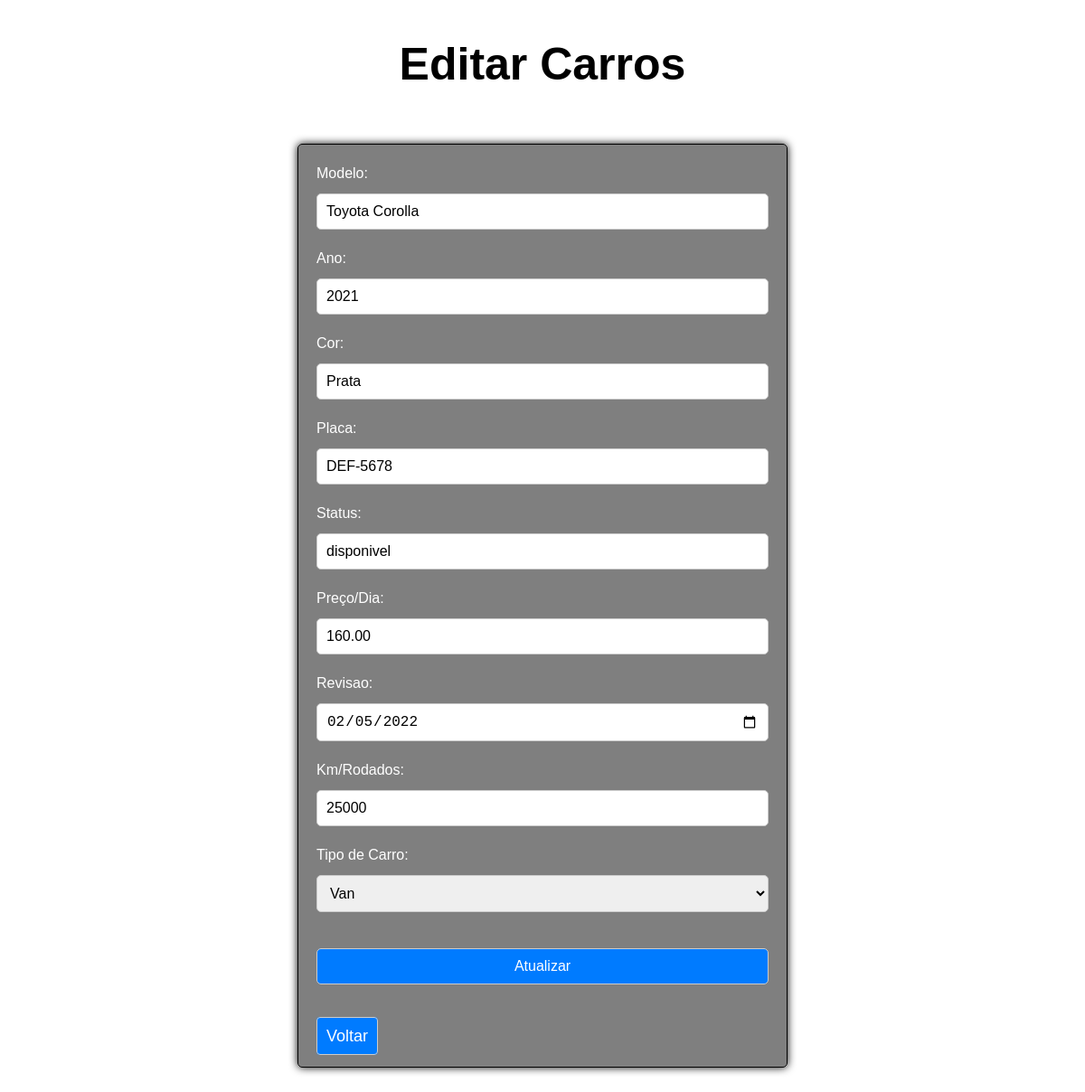
Page /editar_carros.php?id=2 on the committed database.
### tables this page shows
CREATE TABLE `carros` (
  `id` int NOT NULL,
  `modelo` varchar(255) NOT NULL,
  `id_tipo_carro` int DEFAULT NULL,
  `ano` int DEFAULT NULL,
  `cor` varchar(50) DEFAULT NULL,
  `placa` varchar(20) DEFAULT NULL,
  `status` enum('disponivel','alugado') DEFAULT 'disponivel',
  `preco_dia` decimal(10,2) DEFAULT NULL,
  `revisao` varchar(255) NOT NULL,
  `km_rodados` varchar(255) NOT NULL,
  `img` varchar(255) NOT NULL DEFAULT 'https://manuluize.com/wp-content/uploads/2016/11/Audi-R8.jpg',
  `excluido` tinyint(1) NOT NULL DEFAULT '0'
);

### editar_carros.php (the view, shortened to what this page needs)
<?php
if (isset($_GET['id'])) {
	$id = $_GET['id'];
	$sql = new mysqli('localhost', 'root', 'root', 'car_leasing');
	$consulta = $sql->query("SELECT c.modelo, c.ano, c.cor, c.placa, c.status, c.preco_dia, c.revisao, c.km_rodados, tc.nome 'tipo', c.id, tc.faixa_valor
				FROM carros c
				INNER JOIN tipo_carro tc ON c.id_tipo_carro = tc.id where c.id = $id");
	if ($consulta->num_rows == 1) {
		$linha = $consulta->fetch_assoc();
		$tipo_carro = $sql->query("SELECT * FROM tipo_carro");
	} else {
		header('Location: tabela_carros.php');
		exit;
	}
} else {
	header('Location: tabela_carros.php');
	exit;
}
?>
<!DOCTYPE html>
<html lang="pt-br">
<head>
</head>
<body>
	<h1>Editar Carros</h1>
	<form method="post">
		<label for="modelo">Modelo:</label>
		<input type="text" id="modelo" name="modelo" value="<?php echo $linha['modelo']; ?>">
		<label for="ano">Ano:</label>
		<input type="text" id="ano" name="ano" value="<?php echo $linha['ano']; ?>">
		<label for="cor">Cor:</label>
		<input type="text" id="cor" name="cor" value="<?php echo $linha['cor']; ?>">
		<label for="placa">Placa:</label>
		<input type="text" id="placa" name="placa" value="<?php echo $linha['placa']; ?>">
		<label for="status">Status:</label>
		<input type="text" id="status" name="status" value="<?php echo $linha['status']; ?>">
		<label for="preco_dia">Preço/Dia:</label>
		<input type="text" id="preco_dia" name="preco_dia" value="<?php echo $linha['preco_dia']; ?>">
		<label for="revisao">Revisao:</label>
		<input type="date" id="revisao" name="revisao" value="<?php echo $linha['revisao']; ?>">
		<label for="km_rodados">Km/Rodados:</label>
		<input type="text" id="km_rodados" name="km_rodados" value="<?php echo $linha['km_rodados']; ?>">
		<label for="tipo">Tipo de Carro:</label>
		<select name="tipo" id="tipo" required>
		<?php while ($tipo_carro_opcao = $tipo_carro->fetch_assoc()) { ?>
			<option value="<?php echo $tipo_carro_opcao['id']; ?>" <?php if ($linha['tipo'] == $tipo_carro_opcao['nome']) { echo "selected"; } ?>><?php echo $tipo_carro_opcao['nome']; ?></option>
		<?php } ?>
        </select>
		<input type="submit" name="submit" value="Atualizar">
		<br></br>
    <a href="tabela_carros.php">
      Voltar
    </a>
	</form>
</body>
</html>

### editar_carros.php (style rules this page uses)
body { background-image: url("https://quatrorodas.abril.com.br/wp-content/uploads/2020/03/renault-city_k-ze-2020-1600-02.jpg-e1585150040984.jpg?quality=70&strip=info&w=1280&h=720&crop=1"); background-size: cover; font-family: Arial, sans-serif; font-size: 16px; line-height: 1.5; margin: 0; padding: 0; }
form { margin: 50px auto; padding: 20px; border: 1px solid #000; max-width: 500px; background-color: rgba(0, 0, 0, 0.5); box-shadow: 0px 0px 10px 0px #000; border-radius: 5px; }
h1 { font-size: 50px; text-align: center; margin-bottom: 30px; }
label { color: #fff; display: block; margin-bottom: 10px; }
input, select { padding: 10px; font-size: 16px; border-radius: 5px; border: 1px solid #ccc; width: 100%; box-sizing: border-box; margin-bottom: 20px; }
input[type="submit"] { background-color: #007bff; color: white; cursor: pointer; transition: all 0.3s ease-in-out; margin-top: 20px; }
a { background-color:#007bff; color: #fff; text-decoration: none; border: none; border-radius: 4px; cursor: pointer; font-size: 18px; padding: 10px; width: 100%; border: 1px solid #ccc; }

### rows in the picture
carros: modelo "Toyota Corolla", ano "2021", cor "Prata", placa "DEF-5678", status "disponivel", preco_dia "160.00", revisao "02/05/2022", km_rodados "25000"

### other values in the picture
form field tipo "Van"
